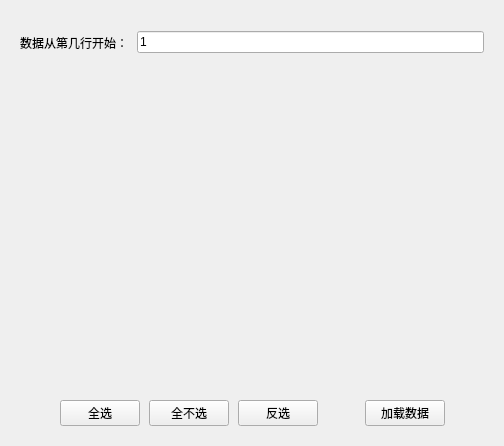
<?xml version="1.0" encoding="UTF-8"?>
<ui version="4.0">
 <class>Form</class>
 <widget class="QWidget" name="Form">
  <property name="geometry">
   <rect>
    <x>0</x>
    <y>0</y>
    <width>504</width>
    <height>446</height>
   </rect>
  </property>
  <property name="windowTitle">
   <string>Form</string>
  </property>
  <property name="layoutDirection">
   <enum>Qt::RightToLeft</enum>
  </property>
  <property name="autoFillBackground">
   <bool>false</bool>
  </property>
  <layout class="QVBoxLayout" name="verticalLayout_4">
   <item>
    <widget class="QWidget" name="widget_2" native="true">
     <layout class="QVBoxLayout" name="verticalLayout_2">
      <item>
       <layout class="QVBoxLayout" name="verticalLayout" stretch="1,7,1">
        <property name="spacing">
         <number>9</number>
        </property>
        <item>
         <layout class="QHBoxLayout" name="horizontalLayout">
          <item>
           <widget class="QLineEdit" name="rowInput">
            <property name="text">
             <string>1</string>
            </property>
           </widget>
          </item>
          <item>
           <widget class="QLabel" name="label">
            <property name="text">
             <string>数据从第几行开始：</string>
            </property>
           </widget>
          </item>
         </layout>
        </item>
        <item>
         <widget class="QWidget" name="widget" native="true">
          <property name="layoutDirection">
           <enum>Qt::LeftToRight</enum>
          </property>
          <layout class="QVBoxLayout" name="verticalLayout_3">
           <item>
            <layout class="QVBoxLayout" name="columnLayout"/>
           </item>
          </layout>
         </widget>
        </item>
        <item>
         <layout class="QHBoxLayout" name="horizontalLayout_2" stretch="4,1,4,0,0,0,0">
          <property name="spacing">
           <number>9</number>
          </property>
          <item>
           <spacer name="horizontalSpacer">
            <property name="orientation">
             <enum>Qt::Horizontal</enum>
            </property>
            <property name="sizeHint" stdset="0">
             <size>
              <width>40</width>
              <height>20</height>
             </size>
            </property>
           </spacer>
          </item>
          <item>
           <widget class="QPushButton" name="btnLoadData">
            <property name="text">
             <string>加载数据</string>
            </property>
           </widget>
          </item>
          <item>
           <spacer name="horizontalSpacer_2">
            <property name="orientation">
             <enum>Qt::Horizontal</enum>
            </property>
            <property name="sizeHint" stdset="0">
             <size>
              <width>40</width>
              <height>20</height>
             </size>
            </property>
           </spacer>
          </item>
          <item>
           <widget class="QPushButton" name="btnDisCheck">
            <property name="text">
             <string>反选</string>
            </property>
           </widget>
          </item>
          <item>
           <widget class="QPushButton" name="btnNotCheck">
            <property name="text">
             <string>全不选</string>
            </property>
           </widget>
          </item>
          <item>
           <widget class="QPushButton" name="btnAllCheck">
            <property name="text">
             <string>全选</string>
            </property>
           </widget>
          </item>
          <item>
           <spacer name="horizontalSpacer_3">
            <property name="orientation">
             <enum>Qt::Horizontal</enum>
            </property>
            <property name="sizeHint" stdset="0">
             <size>
              <width>40</width>
              <height>20</height>
             </size>
            </property>
           </spacer>
          </item>
         </layout>
        </item>
       </layout>
      </item>
     </layout>
    </widget>
   </item>
  </layout>
 </widget>
 <resources/>
 <connections/>
</ui>
